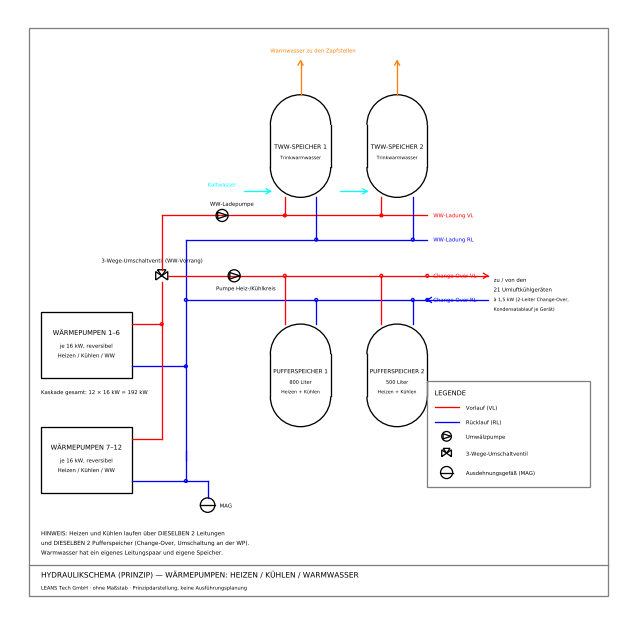
#> input picture zeichnungen/hydraulikschema-waermepumpen.png, 637 x 624 px
$ python plan_raster.py ../zeichnungen/hydraulikschema-waermepumpen.png
#> lines starting #> are read from the running program, lines starting #| are printed output that depends on the picture
"""Gitternetz mit Feldbezeichnungen (A1, B2, C3 ...) ueber Planblaetter legen.

Damit lassen sich Stellen im Plan eindeutig benennen ("der Speicher in C3").
Quelle: PDF (alle Seiten) oder einzelne Bilddateien.

Aufruf:
    python3 tools/plan_raster.py plan.pdf [ausgabeordner] [--zelle 100] [--dpi 130]
    python3 tools/plan_raster.py blatt.png [ausgabeordner]

--zelle ist die Kantenlaenge eines Rasterfeldes in Millimetern auf dem
Originalplan (Standard 100 mm). Spalten werden mit Buchstaben, Zeilen mit
Zahlen bezeichnet; die Beschriftung liegt in einem weissen Randstreifen und
wird oben/unten sowie links/rechts wiederholt.
"""
import os
import sys
import math

from PIL import Image, ImageDraw, ImageFont

RASTER = (230, 0, 120)      # Magenta: auf Bauplaenen gut sichtbar, kein Schwarz
DECKKRAFT = 105
FONT_BOLD = "/usr/share/fonts/truetype/dejavu/DejaVuSans-Bold.ttf"


def spaltenname(i):
    """0 -> A, 25 -> Z, 26 -> AA"""
    name = ""
    while True:
        name = chr(ord("A") + i % 26) + name
        i = i // 26 - 1
        if i < 0:
            return name


def raster_ueberlagern(img, zelle_px, rand=None):
    """Gibt ein neues Bild mit Randstreifen, Rasterlinien und Feldnamen zurueck."""
    if img.mode != "RGB":
        img = img.convert("RGB")
    w, h = img.size
#> w = 637; h = 624
    rand = rand or max(46, int(zelle_px * 0.13))
    spalten = math.ceil(w / zelle_px)
#> spalten = 2
    zeilen = math.ceil(h / zelle_px)
#> zeilen = 2

    blatt = Image.new("RGB", (w + 2 * rand, h + 2 * rand), "white")
#> blatt: PIL image 769x756 RGB; every value is 255
    blatt.paste(img, (rand, rand))

    linien = Image.new("RGBA", blatt.size, (0, 0, 0, 0))
#> linien: PIL image 769x756 RGBA; every value is 0
    zeichner = ImageDraw.Draw(linien)
    for c in range(spalten + 1):
        x = rand + min(c * zelle_px, w)
        zeichner.line([(x, rand), (x, rand + h)], fill=RASTER + (DECKKRAFT,), width=2)
    for r in range(zeilen + 1):
        y = rand + min(r * zelle_px, h)
        zeichner.line([(rand, y), (rand + w, y)], fill=RASTER + (DECKKRAFT,), width=2)
    blatt = Image.alpha_composite(blatt.convert("RGBA"), linien).convert("RGB")
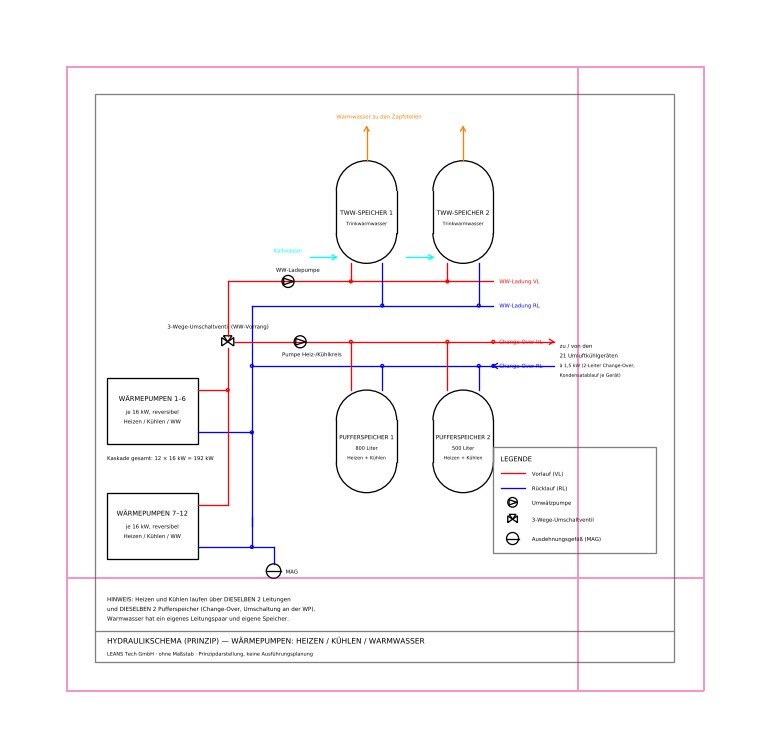
#> blatt: PIL image 769x756 RGB; mean R, G, B 250.6, 248.7, 250

    schrift = ImageFont.truetype(FONT_BOLD, int(rand * 0.62))
    beschriftung = ImageDraw.Draw(blatt)
    for c in range(spalten):
        x = rand + min(c * zelle_px + zelle_px / 2, w - (w % zelle_px or zelle_px) / 2)
        for y in (rand / 2, rand + h + rand / 2):
            beschriftung.text((x, y), spaltenname(c), font=schrift,
                              fill=RASTER, anchor="mm")
    for r in range(zeilen):
        y = rand + min(r * zelle_px + zelle_px / 2, h - (h % zelle_px or zelle_px) / 2)
        for x in (rand / 2, rand + w + rand / 2):
            beschriftung.text((x, y), str(r + 1), font=schrift,
                              fill=RASTER, anchor="mm")
    return blatt


def aus_pdf(pfad, ordner, zelle_mm, dpi):
    import pymupdf
    doc = pymupdf.open(pfad)
    zelle_px = int(zelle_mm / 25.4 * dpi)
    basis = os.path.splitext(os.path.basename(pfad))[0]
    erzeugt = []
    for nr, seite in enumerate(doc, 1):
        pix = seite.get_pixmap(dpi=dpi)
        img = Image.frombytes("RGB", (pix.width, pix.height), pix.samples)
        out = os.path.join(ordner, f"{basis}_S{nr}_raster.png")
        raster_ueberlagern(img, zelle_px).save(out)
        erzeugt.append(out)
    return erzeugt


def aus_bild(pfad, ordner, zelle_mm, dpi):
    img = Image.open(pfad)
    zelle_px = int(zelle_mm / 25.4 * dpi)
    basis = os.path.splitext(os.path.basename(pfad))[0]
    out = os.path.join(ordner, f"{basis}_raster.png")
    raster_ueberlagern(img, zelle_px).save(out)
    return [out]


def main():
    args = [a for a in sys.argv[1:] if not a.startswith("--")]
    opt = {a.split("=")[0]: a.split("=")[1] for a in sys.argv[1:] if "=" in a and a.startswith("--")}
    if not args:
        print(__doc__)
        return
    quelle = args[0]
    ordner = args[1] if len(args) > 1 else "."
    zelle_mm = float(opt.get("--zelle", 100))
    dpi = int(opt.get("--dpi", 130))
    os.makedirs(ordner, exist_ok=True)

    fn = aus_pdf if quelle.lower().endswith(".pdf") else aus_bild
    for pfad in fn(quelle, ordner, zelle_mm, dpi):
        print(f"geschrieben: {pfad}")


if __name__ == "__main__":
    main()
